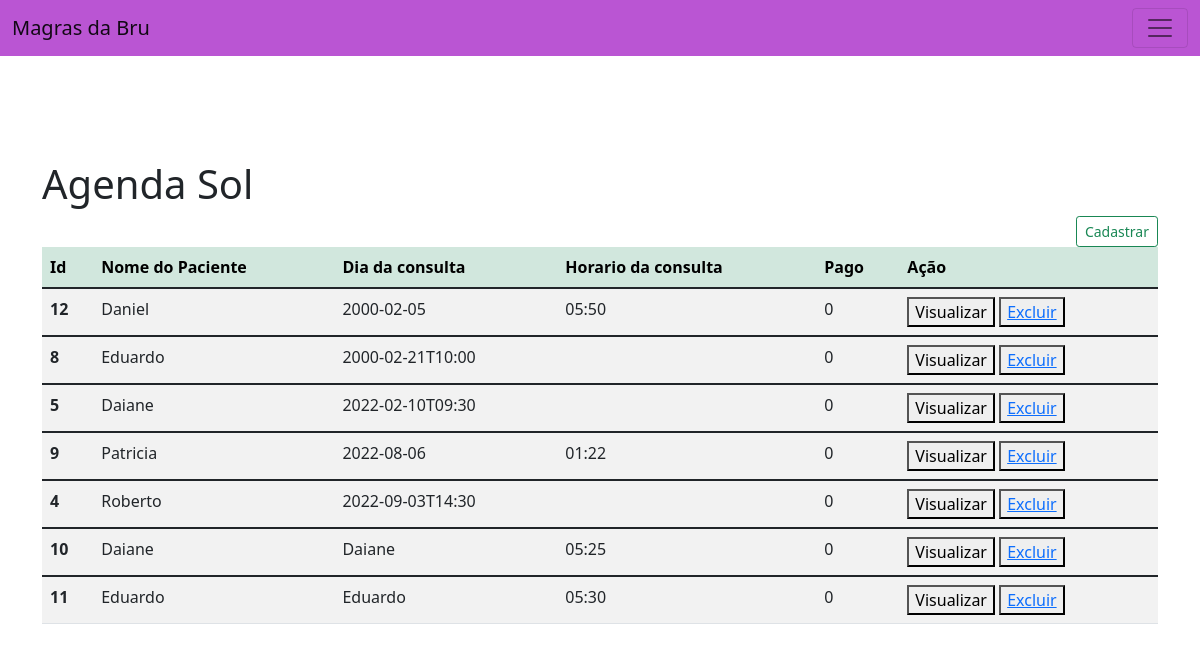
/View/agenda_sol.php, run on the app's committed database.
### tables this page shows
CREATE TABLE `consulta` (
  `idConsulta` int(11) NOT NULL,
  `nome` varchar(80) NOT NULL,
  `dia_consulta` varchar(40) NOT NULL,
  `hora_consulta` varchar(80) NOT NULL,
  `pago` tinyint(1) NOT NULL
);

### View/agenda_sol.php (the view, shortened to what this page needs)
<!DOCTYPE html>
<html lang="en">
<head>
  <link href="https://cdn.jsdelivr.net/npm/bootstrap@5.0.2/dist/css/bootstrap.min.css" rel="stylesheet">
  <link href="https://cdn.jsdelivr.net/npm/bootstrap@5.1.3/dist/css/bootstrap.min.css" rel="stylesheet">
</head>
<body>
<nav class="navbar navbar-light fixed-top" style="background-color: #BA55D3;">
        <div class="container-fluid">
          <a class="navbar-brand" href="#">Magras da Bru</a>
          <button class="navbar-toggler" type="button" data-bs-toggle="offcanvas" data-bs-target="#offcanvasNavbar" aria-controls="offcanvasNavbar">
            <span class="navbar-toggler-icon"></span>
          </button>
        </div>
      </nav>
  <div class="container">
    <div class="row">
      <div class="col">
        <h1>Agenda Sol</h1>
      </div>
    </div>
    <div class="row">
      <div class="col">
      </div>
      <div class="col-auto">
      <button type="button" class="btn btn-outline-success btn-sm" data-bs-toggle="modal" data-bs-target="#cadUsuarioModal">Cadastrar</button>
      </div>
    </div>
    <div class="row">
      <div class="col-12">
      <table class="table table-striped">
      <thead class="table-success">
                    <th scope="col">Id</th>
            <th scope="col">Nome do Paciente</th>
            <th scope="col">Dia da consulta</th>
            <th scope="col">Horario da consulta</th>
            <th scope="col">Pago</th>
            <th scope="col">Ação</th>
          </thead>
          <tbody>
            <?php
    $conn= conectar();
  $consulta= "SELECT * FROM consulta ORDER BY dia_consulta";
	$resultadoConsutla = mysqli_query($conn, $consulta);
	while($rowConsulta = mysqli_fetch_assoc($resultadoConsutla)){
 ?>
                  <tr>
                  <th><?php echo $rowConsulta['idConsulta'];?></th>
                  <td><?php echo $rowConsulta['nome'];?></td>
                  <td><?php echo $rowConsulta['dia_consulta'];?></td>
                  <td><?php echo $rowConsulta['hora_consulta'];?></td>
                  <td><?php echo $rowConsulta['pago'];?></td>
                  <td>
                    <button type="button" class="button green">Visualizar</button>
                    <button type="button" class="button red"><a href="">Excluir</button>
                  </td>
                  </tr>
                </tbody>
                <?php }?>          </tbody>
        </table>
      </div>
    </div>
  </div>
</body>
</html>

### View/agenda_sol.php (style rules this page uses)
body { background: ; background-size: cover; display: flex; justify-content: center; align-items: center; height: 100vh; }

### data on the page
consulta: idConsulta "12", nome "Daniel", dia_consulta "2000-02-05", hora_consulta "05:50", pago "0"
consulta: idConsulta "8", nome "Eduardo", dia_consulta "2000-02-21T10:00", pago "0"
consulta: idConsulta "5", nome "Daiane", dia_consulta "2022-02-10T09:30", pago "0"
consulta: idConsulta "9", nome "Patricia", dia_consulta "2022-08-06", hora_consulta "01:22", pago "0"
consulta: idConsulta "4", nome "Roberto", dia_consulta "2022-09-03T14:30", pago "0"
consulta: idConsulta "10", nome "Daiane", dia_consulta "Daiane", hora_consulta "05:25", pago "0"
consulta: idConsulta "11", nome "Eduardo", dia_consulta "Eduardo", hora_consulta "05:30", pago "0"
